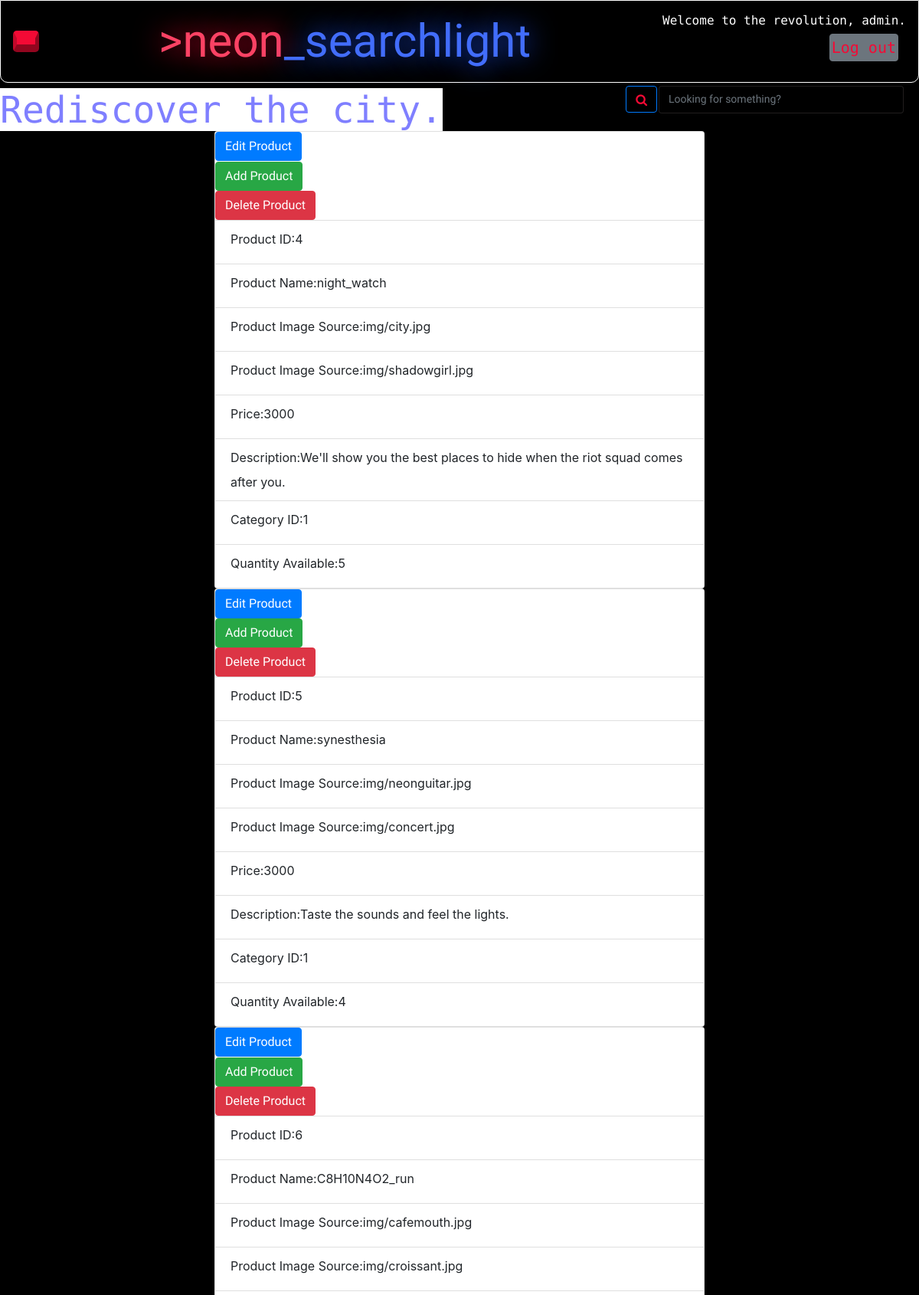
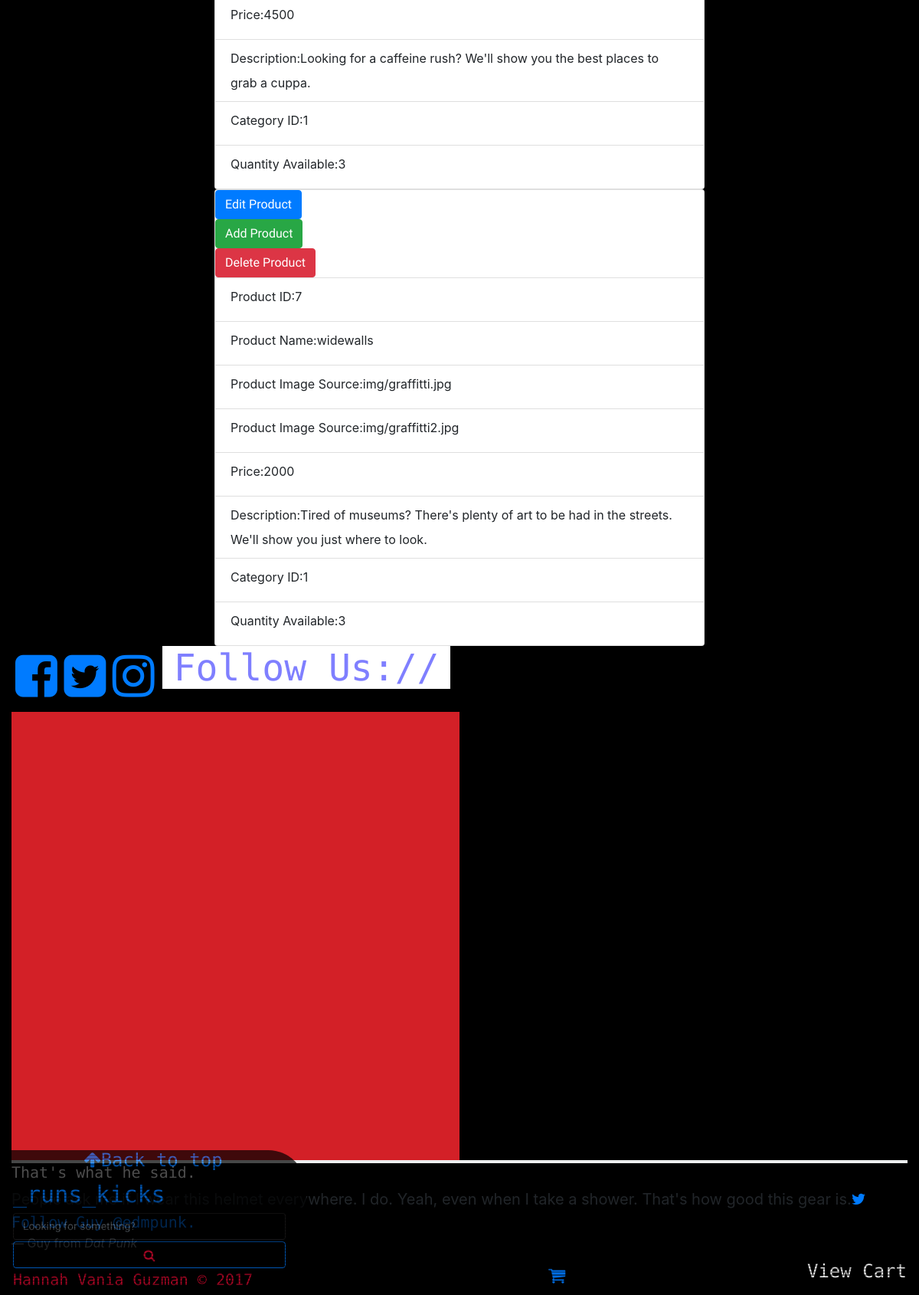
The app's page /product1.php (signed in) with its own data (2 pictures, top to bottom).
### tables this page shows
CREATE TABLE `products` (
  `id` int(11) NOT NULL,
  `productName` varchar(50) NOT NULL,
  `productImg` varchar(100) NOT NULL,
  `productImg2` varchar(50) NOT NULL,
  `productImg3` varchar(50) NOT NULL,
  `productImg4` varchar(50) NOT NULL,
  `productPrice` int(11) NOT NULL,
  `productDesc` text NOT NULL,
  `category_id` int(11) NOT NULL,
  `productQty` int(11) NOT NULL
);

### product1.php (the view, shortened to what this page needs)
<?php
require "connection.php";
if(isset($_SESSION['username']))
	$username = $_SESSION['username'];
else
	$username = "guest";
function display_items(){
	global $username;
	global $conn;
	$sql = "SELECT * FROM products WHERE category_id = 1";
	$result = mysqli_query($conn,$sql);
	while ($row = mysqli_fetch_assoc($result)){
		extract($row);
	foreach($result as $item){
		$id = $item['id'];
		$productName = $item['productName'];
		$productImg = $item['productImg'];
		$productImg2 = $item['productImg2'];
		$productPrice = $item['productPrice'];
		$productDesc = $item['productDesc'];
		$category_id = $item['category_id'];
		$productQty = $item['productQty'];
		if($username=="admin"){
			echo"
						<div class='card'>
						  <ul class='list-group list-group-flush'>
						  <form class='productform' method='POST' action='editform.php?id=$id'>
							<button type='button submit' name='editbtn' class='btn btn-primary'>Edit Product</button>
						  </form>
							<a href='addform.php'><button class='btn btn-success'>Add Product</button></a>
						  <form method='POST'  class='productform' action='delete.php?id=$id'>
							<button type='submit' name='delete' id='delete' class='btn btn-danger'>Delete Product</button>
						  </form>
						    <li class='list-group-item'><label>Product ID:</label>$id</li>
						    <li class='list-group-item'><label>Product Name:</label>$productName</li>
						    <li class='list-group-item'><label>Product Image Source:</label>$productImg</li>
						    <li class='list-group-item'><label>Product Image Source:</label>$productImg2</li>
						    <li class='list-group-item'><label>Price:</label>$productPrice</li>
						    <li class='list-group-item'><label>Description:</label>$productDesc</li>
						    <li class='list-group-item'><label>Category ID:</label>$category_id</li>
						    <li class='list-group-item'><label>Quantity Available:</label>$productQty</li>
						  </ul>
						</div>";
		}
	}
}
}
 ?>
<!DOCTYPE html>
<html>
<head>
	<link rel="stylesheet" href="https://maxcdn.bootstrapcdn.com/bootstrap/4.0.0-alpha.6/css/bootstrap.min.css">
	<link rel="stylesheet" type="text/css" href="css/index.css">
	<link rel="stylesheet" type="text/css" href="css/product.css">
</head>
<body>
	<?php require_once('partials/header.php'); ?>
    <h1 class = "text-center">Rediscover the city.</h1>
		<?php display_items(); ?>
    <?php require_once('partials/footer.php'); ?>
</body>
</html>

### partials/header.php (shortened to what this page needs)
<?php
if(isset($_SESSION['username']))
	$username = $_SESSION['username'];
else
	$username = "anon";
if($username != "anon")
  $log = "<a class= 'log btn btn-secondary' href='logout.php'>Log out</a>";
 ?>
<!DOCTYPE html>
<html>
<head>
	<link rel="stylesheet" href="https://maxcdn.bootstrapcdn.com/bootstrap/4.0.0-alpha.6/css/bootstrap.min.css">
	<link rel="stylesheet" type="text/css" href="css/header.css">
  <link rel="stylesheet" href="css/font-awesome-4.7.0/css/font-awesome.min.css">
</head>
<body>
<nav class="navbar navbar-toggleable-md bg-faded">
  <button class="navbar-toggler navbar-toggler-right" type="button" data-toggle="collapse" data-target="#navbarText" aria-controls="navbarText" aria-expanded="false" aria-label="Toggle navigation">
  </button>
  <a class="navbar-brand" href="index.php"><div class="neon">>neon<div class="flux">_searchlight</div></div></a>
    <span class="navbar-text">
      <h6 class="text-right">Welcome to the revolution, <?php echo $username; ?>.</h6>
      <h6 class="text-right"><?php echo $log; ?></h6>
    </span>
</nav>
<div class = "searchbar">
        <div class="text-right log">
            <form class="form-inline my-2 my-lg-0 float-right">
              <button class="btn btn-outline-primary float-right" type="submit" id="sbut"><span class="fa fa-search"></span></button>
              <input class="form-control mr-sm-2 float-right" id="sbar" type="text" placeholder="Looking for something?">
            </form>
        </div>
      </div>
</body>
</html>

### partials/footer.php (shortened to what this page needs)
<!DOCTYPE html>
<html>
<head>
	<link rel="stylesheet" type="text/css" href="css/index.css">
	<link rel="stylesheet" type="text/css" href="css/sticky-footer.css">
</head>
<body>
<h1 class="col-8">Follow Us://</h1>
<div class="float-left" id="social-media">
<h2>
<a href="www.facebook.com"><span class="fa fa-lg fa-facebook-square"></span></a>
<a href="www.twitter.com"><span class="fa fa-lg fa-twitter-square"></span></a>
<a href="www.instagram.com"><span class="fa fa-lg fa-instagram"></span></a>
</div>
    <div class="carousel slide col-12" data-ride="carousel" style="width: 100%;">
    <div class="carousel-inner updateleft" role="listbox">
    <div class="carousel-item active">
      <img class="updatebox" src="img/200x200.png">
      <blockquote class="blockquote">
        <h5>That's what he said.</h5>
        <p class="mb-0">People ask me if I wear this helmet everywhere. I do. Yeah, even when I take a shower. That's how good this gear is.<a href="https://twitter.com/" class="readmore"><span  class="fa fa-twitter"></span>Follow Guy @edmpunk.</a></p>
        <footer class="blockquote-footer">Guy from <cite title="Source Title">Dat Punk</cite></footer>
      </blockquote>
    </div>
  </div>
</div>
<div id="sidenav" class="col-md-4 text-center scanlines">
    <h6 class="fa"><a href="#" class="w3-bar-item w3-button"><span class="fa fa-arrow-up"></span>Back to top</a></h6>
  <div class = "searchbar">
        <div class="log">
            <form class="form-inline my-2 my-lg-0">
  <a href="product1.php">_runs</a>
  <a href="product2.php">_kicks</a>
              <input class="form-control float-right col-12" id="sbar" type="text" placeholder="Looking for something?">
              <button class="btn btn-outline-primary float-right col-12" type="submit" id="sbut"><span class="fa fa-search"></span></button>
				<span>Hannah Vania Guzman &copy; 2017</span>
            </form>
        </div>
      </div>
</div>
<a href="displaycart.php"><nav id="cart" class="col-md-5 text-center nav navbar scanlines">
  <span class="fa fa-shopping-cart"></span><h4>View Cart</h4>
</nav></a>
	<footer class="footer">
    </footer>
</body>
</html>

### css/index.css (style rules this page uses)
button { border-radius: 5px; }
img { height: 100%; width: 100%; margin-top: 10px; }
.scanlines { position: relative; overflow: hidden; }
.scanlines:before, .scanlines:after { display: block; pointer-events: none; content: ''; position: absolute; }
.scanlines:before { width: 100%; height: 2px; z-index: 2147483649; background: rgba(0, 0, 0, 0.3); opacity: 0.75; -webkit-animation: scanline 6s linear infinite; animation: scanline 6s linear infinite; }
.scanlines:after { top: 0; right: 0; bottom: 0; left: 0; z-index: 2147483648; background: -webkit-linear-gradient(top, transparent 50%, rgba(0, 0, 0, 0.3) 51%); background: linear-gradient(to bottom, transparent 50%, rgba(0, 0, 0, 0.3) 51%); background-size: 100% 4px; -webkit-animation: scanlines 1s steps(60) infinite; animation: scanlines 1s steps(60) infinite; }
.blockquote { border-top: .25rem solid #eceeef; }
.blockquote-footer { padding: 0; }
.readmore { font-size: 1em; }
.updateleft { margin:0; padding-bottom:30px; width: 100%; height: 50%; font-size: 0; }
.updatebox { width: 50%; height: 50%; margin-top: 0; }

### css/product.css (style rules this page uses)
.card { width: 40rem; margin: 0 auto; background-color: transparent; }
.flux { animation: flux 2s linear infinite; -moz-animation: flux 2s linear infinite; -webkit-animation: flux 2s linear infinite; -o-animation: flux 2s linear infinite; }
#sidenav { position: fixed; right: 0; bottom: 0; z-index: 9999999999999999999999999999999999; left: 100; }
#sidenav { position: fixed; left: 0; bottom: 0; z-index: 9999999999999999999999999999999999; background-color: black; opacity: 0.7; border-top-right-radius: 50px; }
#cart { opacity: 0.9; position: fixed; right: 0; bottom: 0; z-index: 9999999999999999999999999999999999; left: 100; background-color: black; border-top-left-radius: 50px; }
h1 { display: inline; }

### css/header.css (style rules this page uses)
* { margin: 0; padding: 0; }
body { background: black; }
h1 { font: 3em 'Share Tech Mono', Sans-Serif; color: rgba(0,0,255,0.5); background-color: white; }
h4 { font-family: 'Share Tech Mono', monospace; color: white; }
h5 { font-family: 'Share Tech Mono', monospace; color: white; }
h6 { font-family: 'Share Tech Mono', monospace; color: white; }
a { font-family: 'Share Tech Mono', monospace; font-size: 1.5em; }
.log { font-family: 'Share Tech Mono', monospace; font-size: 25px; color: #F40A35; padding: 2px; margin-right: 10px; margin-bottom: 3px; }
button { background-color: #009BA1; }
.neon { font-family: 'Audiowide'; color: #FB4264; font-size: 5vw; line-height: 5vw; text-shadow: 0 0 3vw #F40A35; display: inline; }
.flux { font-family: 'Audiowide'; color: #426DFB; font-size: 5vw; line-height: 5vw; text-shadow: 0 0 3vw #2356FF; display: inline; }
.neon { animation: neon 1s ease infinite; -moz-animation: neon 1s ease infinite; -webkit-animation: neon 1s ease infinite; }
.flux { animation: flux 2s linear infinite; -moz-animation: flux 2s linear infinite; -webkit-animation: flux 2s linear infinite; -o-animation: flux 2s linear infinite; }
.log { font-family: 'Share Tech Mono', monospace; font-size: 20px; }
.fa { display: inline-block; font: normal normal normal 20px/1 FontAwesome; text-rendering: auto; -webkit-font-smoothing: antialiased; -moz-osx-font-smoothing: grayscale; }
.form-control { display: block; width: 100%; font-size: 1rem; line-height: 1.25; color: rgb(70, 74, 76); background-color: black; background-image: none; -webkit-background-clip: padding-box; padding: 0.5rem 0.75rem; padding-top: 0.5rem; padding-right: 0.75rem; padding-bottom: 0.5rem; padding-left: 0.75rem; border-width: 1px; border-style: solid; border-color: rgba(220, 200, 200, 0.15); border-image: initial; }
.btn-outline-primary { color: #F40A35; background-image: none; background-color: transparent; }
input, textarea, select, button { text-rendering: auto; color: initial; letter-spacing: normal; word-spacing: normal; text-transform: none; text-indent: 0px; text-shadow: none; display: inline-block; text-align: start; margin: 0em; font: 13.33333px "Audiowide"; }
.bg-faded { background-color: transparent; border-radius: 0px 0px 10px 10px; border: 1px solid white; }
.navbar-toggler:focus, .navbar-toggler:hover, .navbar-toggler { text-decoration: none; background-color: #F40A35; border-radius: 5px; border-right: 5px solid #92061F; border-left: 5px solid #c3082a; border-top: 10px solid transparent; border-bottom: 10px solid #92061F; }
#sbar { width: 320px; font-size: 14px; margin-top: 2px; }
#sbut { margin-top: 2px; margin-right: 2px; height: 35px; text-align: center; }

### records on screen
products: id "4", productName "night_watch", productImg "img/city.jpg", productImg2 "img/shadowgirl.jpg", productPrice "3000", productDesc "We'll show you the best places to hide when the riot squad comes after you.", category "1", productQty "5"
products: id "5", productName "synesthesia", productImg "img/neonguitar.jpg", productImg2 "img/concert.jpg", productPrice "3000", productDesc "Taste the sounds and feel the lights.", category "1", productQty "4"
products: id "6", productName "C8H10N4O2_run", productImg "img/cafemouth.jpg", productImg2 "img/croissant.jpg", productPrice "4500", productDesc "Looking for a caffeine rush? We'll show you the best places to grab a cuppa.", category "1", productQty "3"
products: id "7", productName "widewalls", productImg "img/graffitti.jpg", productImg2 "img/graffitti2.jpg", productPrice "2000", productDesc "Tired of museums? There's plenty of art to be had in the streets. We'll show you just where to look.", category "1", productQty "3"

### other values on screen
$username "admin"
